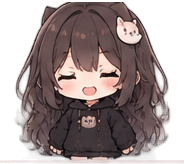
#> input picture src/chibi/assets/characters/mia/portraits/smile.png, 184 x 164 px
$ python make_icon.py
#> lines starting #> are read from the running program, lines starting #| are printed output that depends on the picture; after the words box and inside, x2 and y2 are one past the last pixel; in counts of white or black regions, pixels touching at a corner belong together
#> in main, portrait is the input picture: PIL image 184x164 RGBA; mean R, G, B, A 79.2, 64.8, 64.5, 162.7
"""Build packaging/chibi.ico from Mia's portrait (same crop as the tray icon).

    python tools/make_icon.py

Needs Pillow (dev extra).  The .ico is committed, so builds don't need this.
"""

from __future__ import annotations

import sys
from pathlib import Path

from PIL import Image, ImageDraw

ROOT = Path(__file__).resolve().parent.parent
PORTRAIT = ROOT / "src" / "chibi" / "assets" / "characters" / "mia" / "portraits" / "smile.png"
TARGET = ROOT / "packaging" / "chibi.ico"
SIZES = (16, 20, 24, 32, 40, 48, 64, 96, 128, 256)


def face(portrait: Image.Image) -> Image.Image:
    side = min(portrait.size)
#> side = 164
    crop = max(1, round(side * 0.82))
#> crop = 134
    x = max(0, (portrait.width - crop) // 2)
#> x = 25
    return portrait.crop((x, 0, x + crop, crop))
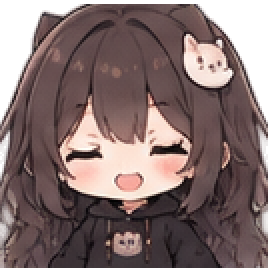
#> returned value: PIL image 134x134 RGBA (shown 2 times larger); mean R, G, B, A 100.3, 80.2, 79.1, 221; transparent parts drawn white


def rounded(image: Image.Image, size: int) -> Image.Image:
#> called with size = 16
    scaled = image.resize((size, size), Image.Resampling.LANCZOS)
    mask = Image.new("L", (size * 4, size * 4), 0)
#> mask: PIL image 64x64 L; every value is 0
    ImageDraw.Draw(mask).rounded_rectangle((0, 0, size * 4 - 1, size * 4 - 1), radius=size, fill=255)
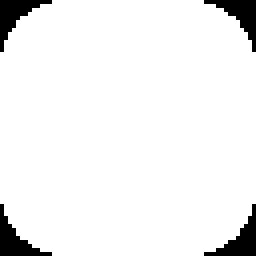
#> mask: PIL image 64x64 L (shown 4 times larger); 94% white; 4 black regions, box (x1, y1, x2, y2) and area: (0, 0, 13, 13) 61, (51, 0, 64, 13) 61, (0, 51, 13, 64) 61, (51, 51, 64, 64) 61
    mask = mask.resize((size, size), Image.Resampling.LANCZOS)
#> mask: PIL image 16x16 L
    out = Image.new("RGBA", (size, size), (0, 0, 0, 0))
#> out: PIL image 16x16 RGBA; every value is 0
    alpha = Image.composite(scaled.getchannel("A"), Image.new("L", (size, size), 0), mask)
    out.paste(scaled, (0, 0))
    out.putalpha(alpha)
    return out


def main() -> int:
    portrait = Image.open(PORTRAIT).convert("RGBA")
    base = face(portrait)
    images = [rounded(base, s) for s in SIZES]
#> in rounded (call 2), `mask = Image.new("L", (size * 4, size * 4), 0)`: mask: PIL image 80x80 L; every value is 0
#> in rounded (call 2), `ImageDraw.Draw(mask).rounded_rectangle((0, 0, size * 4 - 1, size * 4 -..`: mask: PIL image 80x80 L; 94.2% white; 4 black regions, box (x1, y1, x2, y2) and area: (0, 0, 16, 16) 92, (64, 0, 80, 16) 92, (0, 64, 16, 80) 92, (64, 64, 80, 80) 92
#> in rounded (call 2), `out = Image.new("RGBA", (size, size), (0, 0, 0, 0))`: out: PIL image 20x20 RGBA; every value is 0
#> in rounded (call 3), `mask = Image.new("L", (size * 4, size * 4), 0)`: mask: PIL image 96x96 L; every value is 0
#> in rounded (call 3), `ImageDraw.Draw(mask).rounded_rectangle((0, 0, size * 4 - 1, size * 4 -..`: mask: PIL image 96x96 L; 94.3% white; 4 black regions, box (x1, y1, x2, y2) and area: (0, 0, 20, 20) 131, (76, 0, 96, 20) 131, (0, 76, 20, 96) 131, (76, 76, 96, 96) 131
#> in rounded (call 3), `out = Image.new("RGBA", (size, size), (0, 0, 0, 0))`: out: PIL image 24x24 RGBA; every value is 0
#> in rounded (call 4), `mask = Image.new("L", (size * 4, size * 4), 0)`: mask: PIL image 128x128 L; every value is 0
#> in rounded (call 4), `ImageDraw.Draw(mask).rounded_rectangle((0, 0, size * 4 - 1, size * 4 -..`: mask: PIL image 128x128 L; 94.4% white; 4 black regions, box (x1, y1, x2, y2) and area: (0, 0, 27, 27) 230, (101, 0, 128, 27) 230, (0, 101, 27, 128) 230, (101, 101, 128, 128) 230
#> in rounded (call 4), `out = Image.new("RGBA", (size, size), (0, 0, 0, 0))`: out: PIL image 32x32 RGBA; every value is 0
#> in rounded (call 5), `mask = Image.new("L", (size * 4, size * 4), 0)`: mask: PIL image 160x160 L; every value is 0
#> in rounded (call 5), `ImageDraw.Draw(mask).rounded_rectangle((0, 0, size * 4 - 1, size * 4 -..`: mask: PIL image 160x160 L; 94.5% white; 4 black regions, box (x1, y1, x2, y2) and area: (0, 0, 34, 34) 354, (126, 0, 160, 34) 354, (0, 126, 34, 160) 354, (126, 126, 160, 160) 354
#> in rounded (call 5), `out = Image.new("RGBA", (size, size), (0, 0, 0, 0))`: out: PIL image 40x40 RGBA; every value is 0
#> in rounded (call 6), `mask = Image.new("L", (size * 4, size * 4), 0)`: mask: PIL image 192x192 L; every value is 0
#> in rounded (call 6), `ImageDraw.Draw(mask).rounded_rectangle((0, 0, size * 4 - 1, size * 4 -..`:
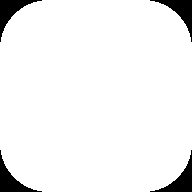
#> mask: PIL image 192x192 L; 94.5% white; 4 black regions, box (x1, y1, x2, y2) and area: (0, 0, 42, 42) 508, (150, 0, 192, 42) 508, (0, 150, 42, 192) 508, (150, 150, 192, 192) 508
#> in rounded (call 6), `out = Image.new("RGBA", (size, size), (0, 0, 0, 0))`: out: PIL image 48x48 RGBA; every value is 0
#> in rounded (call 6), `alpha = Image.composite(scaled.getchannel("A"), Image.new("L", (size, ..`:
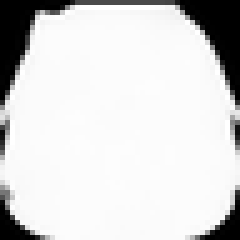
#> alpha: PIL image 48x48 L (shown 5 times larger); min 0, max 255, mean 215
#> in rounded (call 6), `out.putalpha(alpha)`:
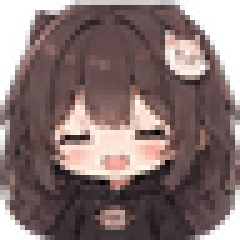
#> out: PIL image 48x48 RGBA (shown 5 times larger); mean R, G, B, A 102.8, 81.7, 80.5, 215; transparent parts drawn white
#> in rounded (call 7), `scaled = image.resize((size, size), Image.Resampling.LANCZOS)`:
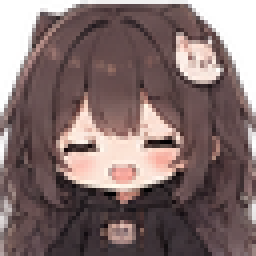
#> scaled: PIL image 64x64 RGBA (shown 4 times larger); mean R, G, B, A 101.6, 81.2, 80.1, 221.1; transparent parts drawn white
#> in rounded (call 7), `mask = Image.new("L", (size * 4, size * 4), 0)`: mask: PIL image 256x256 L; every value is 0
#> in rounded (call 7), `ImageDraw.Draw(mask).rounded_rectangle((0, 0, size * 4 - 1, size * 4 -..`:
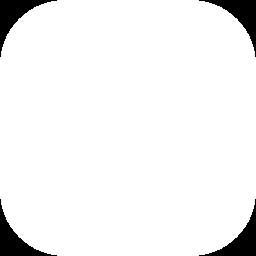
#> mask: PIL image 256x256 L; 94.5% white; 4 black regions, box (x1, y1, x2, y2) and area: (0, 0, 57, 57) 901, (199, 0, 256, 57) 901, (0, 199, 57, 256) 901, (199, 199, 256, 256) 901
#> images = 10 items
    TARGET.parent.mkdir(parents=True, exist_ok=True)
    images[-1].save(TARGET, format="ICO", sizes=[(s, s) for s in SIZES], append_images=images[:-1])
#> (the run stopped early here; a loop or call above may not have finished)

$ run again, with src/chibi/assets/characters/mia/portraits/angry.png copied over src/chibi/assets/characters/mia/portraits/smile.png
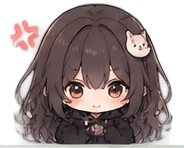
#> input picture src/chibi/assets/characters/mia/portraits/angry.png, 184 x 148 px
#> in main, portrait is the input picture: PIL image 184x148 RGBA; mean R, G, B, A 80.4, 64.7, 64.1, 165.2
#> in face, `return portrait.crop((x, 0, x + crop, crop))`:
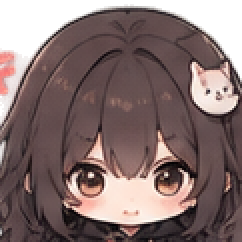
#> returned value: PIL image 121x121 RGBA (shown 2 times larger); mean R, G, B, A 99.4, 78.8, 77.4, 218.3; transparent parts drawn white
#> scaled: PIL image 20x20 RGBA
#> alpha: PIL image 20x20 L
#> scaled: PIL image 24x24 RGBA
#> alpha: PIL image 24x24 L
#> scaled: PIL image 32x32 RGBA
#> alpha: PIL image 32x32 L
#> scaled: PIL image 40x40 RGBA
#> alpha: PIL image 40x40 L
#> scaled: PIL image 48x48 RGBA
#> alpha: PIL image 48x48 L
#> in rounded (call 7), `scaled = image.resize((size, size), Image.Resampling.LANCZOS)`:
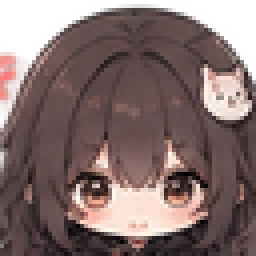
#> scaled: PIL image 64x64 RGBA (shown 4 times larger); mean R, G, B, A 101.6, 80.6, 79.1, 218.4; transparent parts drawn white
#> images = 10 items

$ run again, with src/chibi/assets/characters/mia/portraits/bye.png copied over src/chibi/assets/characters/mia/portraits/smile.png
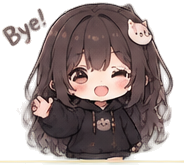
#> input picture src/chibi/assets/characters/mia/portraits/bye.png, 184 x 165 px
#> in main, portrait is the input picture: PIL image 184x165 RGBA; mean R, G, B, A 76.4, 62.6, 60.3, 155.5
#> in face, `return portrait.crop((x, 0, x + crop, crop))`:
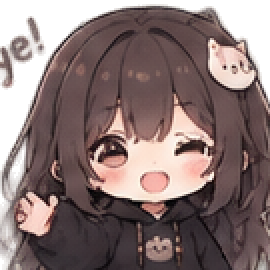
#> returned value: PIL image 135x135 RGBA (shown 2 times larger); mean R, G, B, A 97.3, 77.9, 76.5, 209.9; transparent parts drawn white
#> scaled: PIL image 20x20 RGBA
#> alpha: PIL image 20x20 L
#> scaled: PIL image 24x24 RGBA
#> alpha: PIL image 24x24 L
#> scaled: PIL image 32x32 RGBA
#> alpha: PIL image 32x32 L
#> scaled: PIL image 40x40 RGBA
#> alpha: PIL image 40x40 L
#> scaled: PIL image 48x48 RGBA
#> alpha: PIL image 48x48 L
#> in rounded (call 7), `scaled = image.resize((size, size), Image.Resampling.LANCZOS)`:
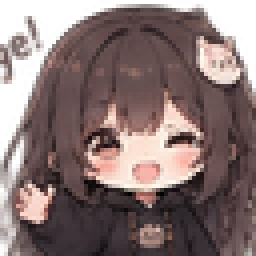
#> scaled: PIL image 64x64 RGBA (shown 4 times larger); mean R, G, B, A 100.5, 80.8, 79.2, 210.2; transparent parts drawn white
#> images = 10 items

$ run again, with src/chibi/assets/characters/mia/portraits/calm.png copied over src/chibi/assets/characters/mia/portraits/smile.png
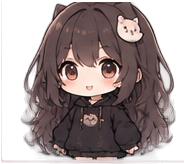
#> input picture src/chibi/assets/characters/mia/portraits/calm.png, 184 x 164 px
#> in main, portrait is the input picture: PIL image 184x164 RGBA; mean R, G, B, A 78.1, 63.6, 63.4, 162.1
#> scaled: PIL image 20x20 RGBA
#> alpha: PIL image 20x20 L
#> scaled: PIL image 24x24 RGBA
#> alpha: PIL image 24x24 L
#> scaled: PIL image 32x32 RGBA
#> alpha: PIL image 32x32 L
#> scaled: PIL image 40x40 RGBA
#> alpha: PIL image 40x40 L
#> scaled: PIL image 48x48 RGBA
#> alpha: PIL image 48x48 L
#> in rounded (call 7), `scaled = image.resize((size, size), Image.Resampling.LANCZOS)`:
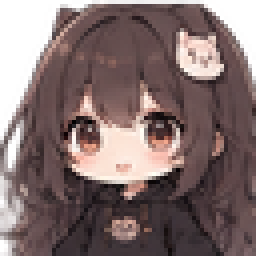
#> scaled: PIL image 64x64 RGBA (shown 4 times larger); mean R, G, B, A 98.4, 78.2, 77.4, 217.3; transparent parts drawn white
#> images = 10 items
